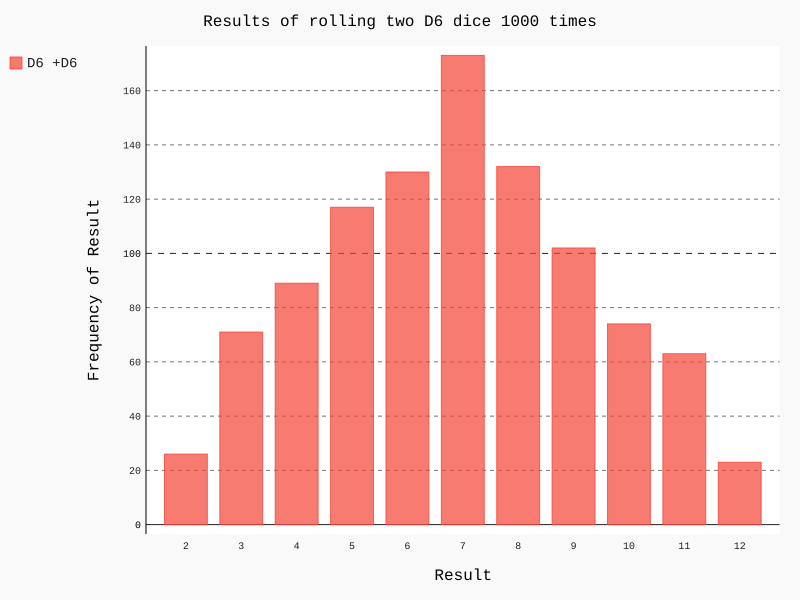

The Python source for this figure:
import pygal
from die import Die

#创建2个D6
die_1 = Die()
die_2 = Die()

#掷几次骰子，并将结果存储在一个列表中
results = []
for roll_num in range(1000):
	result = die_1.roll() + die_2.roll()
	results.append(result)

#分析结果
frequencies = []
max_result = die_1.num_sides + die_2.num_sides
for value in range(2, max_result+1):
	frequency = results.count(value)
	frequencies.append(frequency)

#对结果进行可视化
hist = pygal.Bar()

hist.title = "Results of rolling two D6 dice 1000 times"
hist.x_labels = ['2', '3', '4', '5', '6', '7', '8', '9', '10', '11', '12']
hist.x_title = "Result"
hist.y_title = "Frequency of Result"

hist.add('D6 +D6', frequencies)
hist.render_to_file('dice_visual.svg')
print(frequencies)
